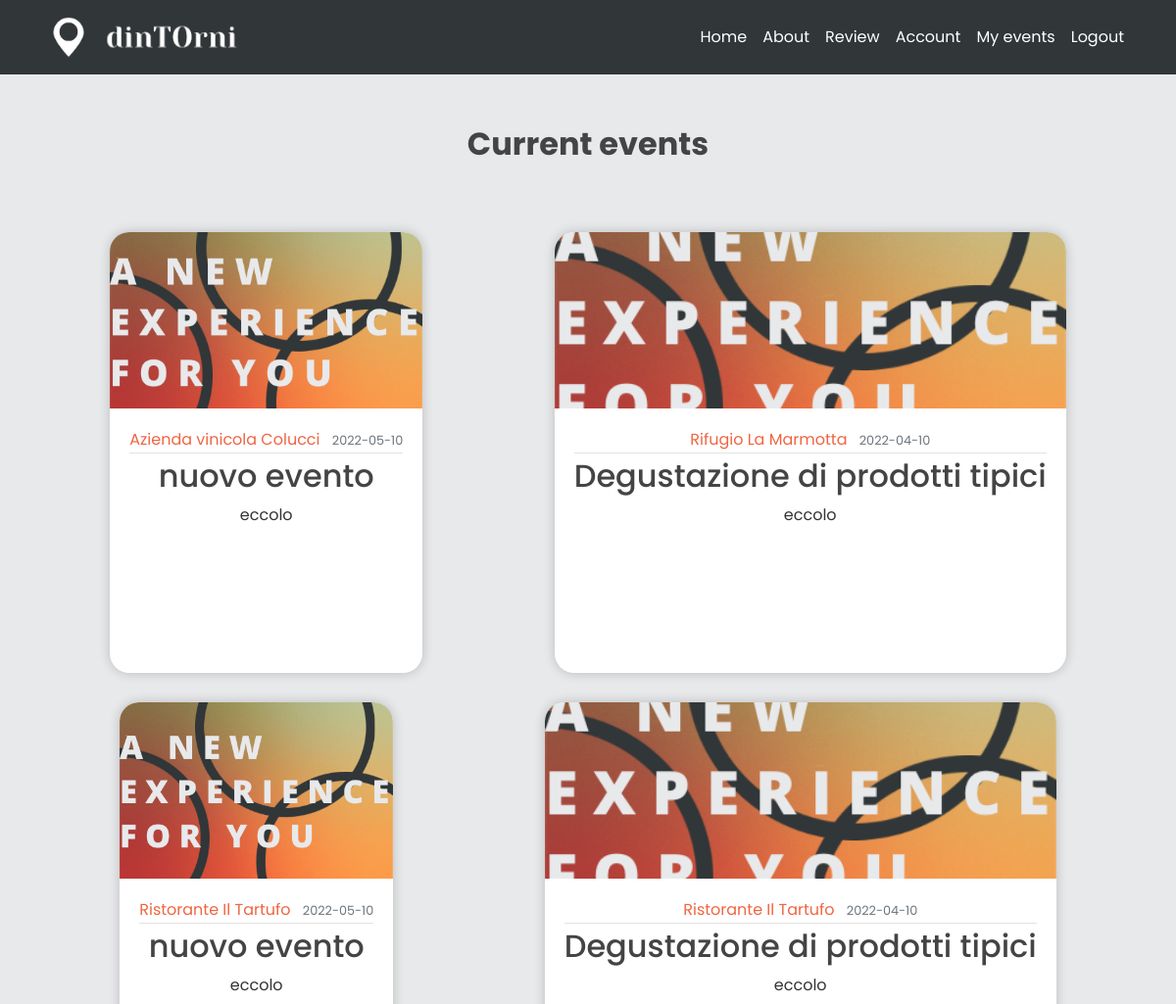
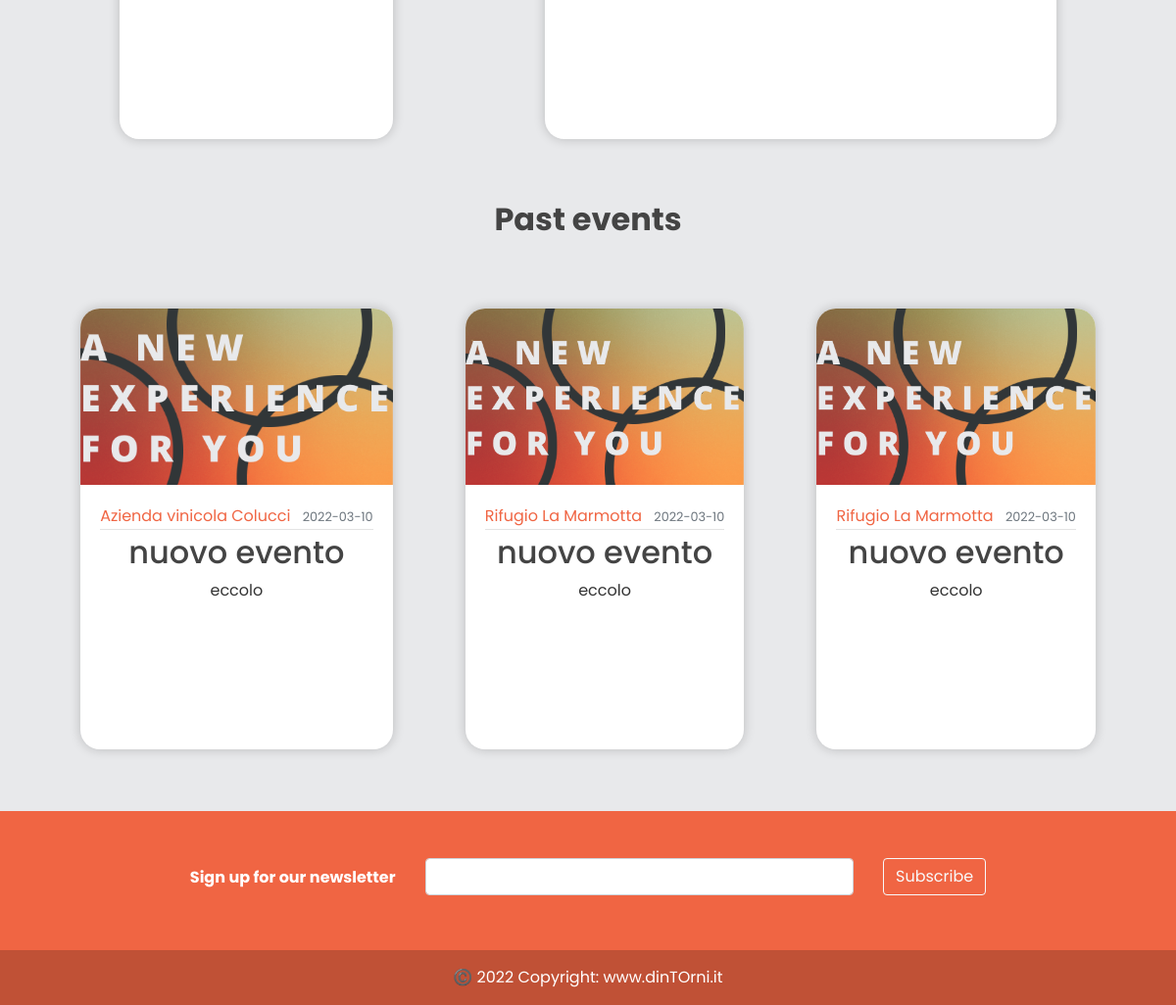
Before: /user/events_joined (signed in) with the older database file (2 pictures, top to bottom).
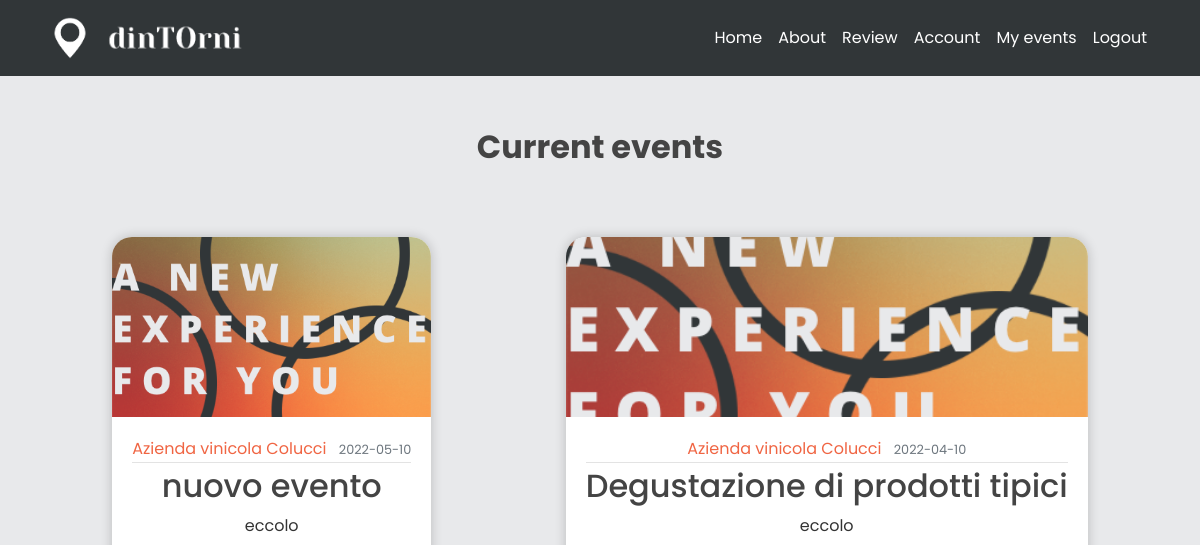
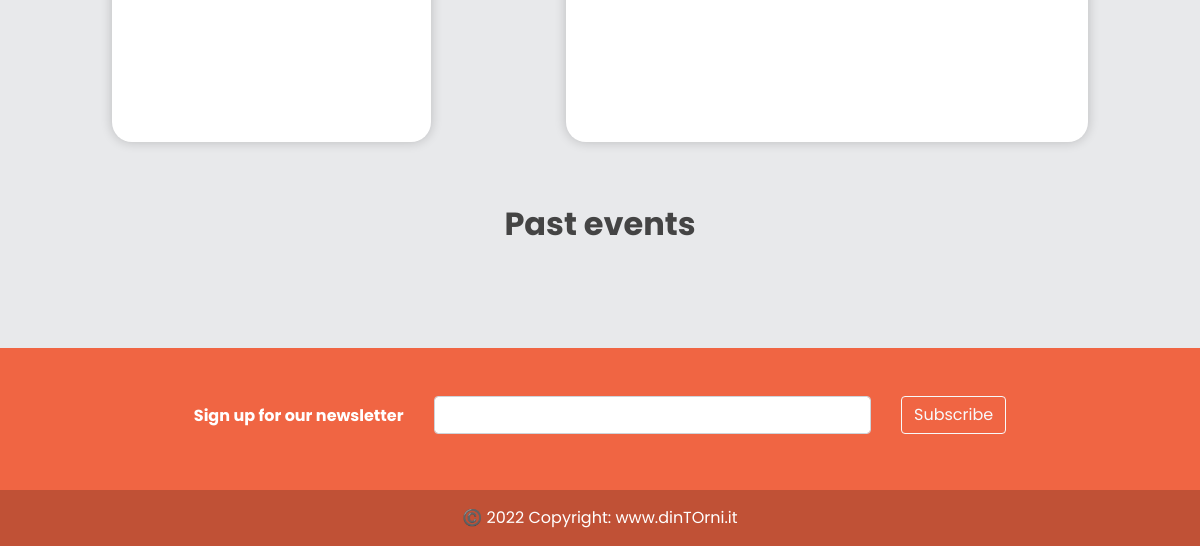
After: the same page with the newer database file (2 pictures, top to bottom).
### models.py (models this page shows, shortened)
class Event(db.Model):
    id = db.Column(db.Integer, primary_key=True)
    title = db.Column(db.String(100), nullable=False)
    date_event = db.Column(db.Date, nullable=False)
    location = db.Column(db.Text, default='eccolo', nullable=False)
    price = db.Column(db.Float, default=1, nullable = True)
    equipment = db.Column(db.Text, default='eccolo', nullable=True)
    min_users = db.Column(db.Integer, default=2, nullable=True)
    date_posted = db.Column(db.DateTime,
                            default=datetime.utcnow())  # default è listante corrente in cui posto
    content = db.Column(db.Text, default='eccolo', nullable=False)
    weaknesses = db.Column(db.Text, default='eccolo', nullable=True)
    image_event1 = db.Column(db.String(20), nullable=False, default='default.jpg')
    image_event2 = db.Column(db.String(20), nullable=False, default='default.jpg')
    image_event3 = db.Column(db.String(20), nullable=False, default='default.jpg')
    business_id = db.Column(db.Integer, db.ForeignKey('business.id'))  # db integer, è una chiave devo specificare la relazi

class User(db.Model, UserMixin):
    _tablename__ = 'user'
    id = db.Column(db.Integer, primary_key=True)
    email = db.Column(db.String(120), unique=True, nullable=False)
    image_file = db.Column(db.String(20), nullable=False, default='default.jpg')
    password = db.Column(db.String(60), nullable=False)
    telephone = db.Column(db.Integer(), nullable=False)
    type= db.Column(db.String(20))
    __mapper_args__={
        'polymorphic_identity': 'user',
        'polymorphic_on': type
    }

class Business(User, db.Model):
    _tablename__ = 'business'
    id = db.Column(db.Integer, db.ForeignKey('user.id'), primary_key=True)
    name = db.Column(db.String(20), unique=True, nullable=False)
    vat_number = db.Column(db.Integer())#rimettere i nullable
    city = db.Column(db.String(20))
    address = db.Column(db.String(30))
    events = db.relationship('Event', backref='creator', lazy=True)
    link_facebook = db.Column(db.String())
    link_instagram = db.Column(db.String())
    link_twitter = db.Column(db.String())
    link_website = db.Column(db.String())
    __mapper_args__ = {
        'polymorphic_identity': 'business',
    }

### app/users/routes.py (the view)
@users.route("/user/events_joined")
@login_required
def user_events():
    page = request.args.get('page', 1, type=int)
    jevents = JoinEvent.query.filter_by(user_id= current_user.id).all()
    events = []
    for e in jevents:
        ev = Event.query.filter_by(id = e.event_id).first()
        if ev:
            if ev.date_event > datetime.today().date():
                events.append(ev)
    events_already_done = []
    for e in jevents:
        ev = Event.query.filter_by(id=e.event_id).first()
        if ev:
            if ev.date_event < datetime.today().date():
                events_already_done.append(ev)
    return render_template('user_events.html', user=current_user, events = events, events_already_done=events_already_done)

### models.py (called while the page is built)
@login_manager.user_loader
def load_user(email):
    user = User.query.get(email)
    return user

### app/templates/user_events.html
{% extends "layout.html" %}
{% block content %}
    <div class="container">
    <div class="row text-center justify-content-center mb-5">
        <div class="col-xl-6 col-lg-8 pt-5">
            <h2 class="font-weight-bold">Current events</h2>
        </div>
    </div>
    </div>
    {% if events.total!=0 %}
     <section>
        <div class="container">
            <div class="row justify-content-around">
                    {% for event in events %}
                        <div class="card" id="card_home" style="margin: 15px;">
                            <img class="card-img-top" style="width: 100%; height: 15vw; object-fit: cover;" src="{{ url_for('static', filename='profile_pics/' + event.image_event1) }}">
                            <div class="card-body align-center">
                                <div class="article-metadata">
                                    <a class="mr-2" href="{{ url_for('users.business_events', name=event.creator.name) }}">{{ event.creator.name }}</a>
                                    <small class="text-muted">{{ event.date_event.strftime('%Y-%m-%d') }}</small>
                                </div>
                                <h2><a class="article-title" href="{{ url_for('events.update_event', event_id=event.id) }}">{{ event.title }}</a></h2>
                                <p class="article-content">{{ event.content }}</p>
                            </div>
                        </div>
                    {% endfor %}
            </div>
        </div>
    </section>
    {% endif %}
<div class="container">
    <div class="row text-center justify-content-center mb-5">
        <div class="col-xl-6 col-lg-8 pt-5">
            <h2 class="font-weight-bold">Past events</h2>
        </div>
    </div>
</div>
{% if events_already_done.total!=0 %}
    <section>
        <div class="container pb-5">
            <div class="row justify-content-around">
                {% for event in events_already_done %}
                    <div class="card" id="card_home" style="margin: 15px;">
                        <img class="card-img-top" style="width: 100%; height: 15vw; object-fit: cover;" src="{{ url_for('static', filename='profile_pics/' + event.image_event1) }}">
                        <div class="card-body align-center">
                            <div class="article-metadata">
                                <a class="mr-2" href="{{ url_for('users.business_events', name=event.creator.name) }}">{{ event.creator.name }}</a>
                                <small class="text-muted">{{ event.date_event.strftime('%Y-%m-%d') }}</small>
                            </div>
                            <h2><a class="article-title" href="{{ url_for('events.update_event', event_id=event.id) }}">{{ event.title }}</a></h2>
                            <p class="article-content">{{ event.content }}</p>
                        </div>
                    </div>
                {% endfor %}
            </div>
        </div>
    </section>
{% endif %}
{% endblock content %}

Changed rows visible on the page:
no longer on this page (row edited): Event: image_event1 (placeholder picture), creator.name "Rifugio La Marmotta", date_event "2022-04-10", title "Degustazione di prodotti tipici", content "eccolo", shown under "Current events"
no longer on this page (row edited): Event: image_event1 (placeholder picture), creator.name "Ristorante Il Tartufo", date_event "2022-05-10", title "nuovo evento", content "eccolo", shown under "Current events"
no longer on this page (row edited): Event: image_event1 (placeholder picture), creator.name "Ristorante Il Tartufo", date_event "2022-04-10", title "Degustazione di prodotti tipici", content "eccolo", shown under "Current events"
no longer on this page (row edited): Event: image_event1 (placeholder picture), creator.name "Azienda vinicola Colucci", date_event "2022-03-10", title "nuovo evento", content "eccolo", shown under "Past events"
no longer on this page (row edited): Event: image_event1 (placeholder picture), creator.name "Rifugio La Marmotta", date_event "2022-03-10", title "nuovo evento", content "eccolo", shown under "Past events"
no longer on this page (row edited): Event: image_event1 (placeholder picture), creator.name "Rifugio La Marmotta", date_event "2022-03-10", title "nuovo evento", content "eccolo", shown under "Past events"
now on this page (row edited): Event: image_event1 (placeholder picture), creator.name "Azienda vinicola Colucci", date_event "2022-04-10", title "Degustazione di prodotti tipici", content "eccolo", shown under "Current events"
